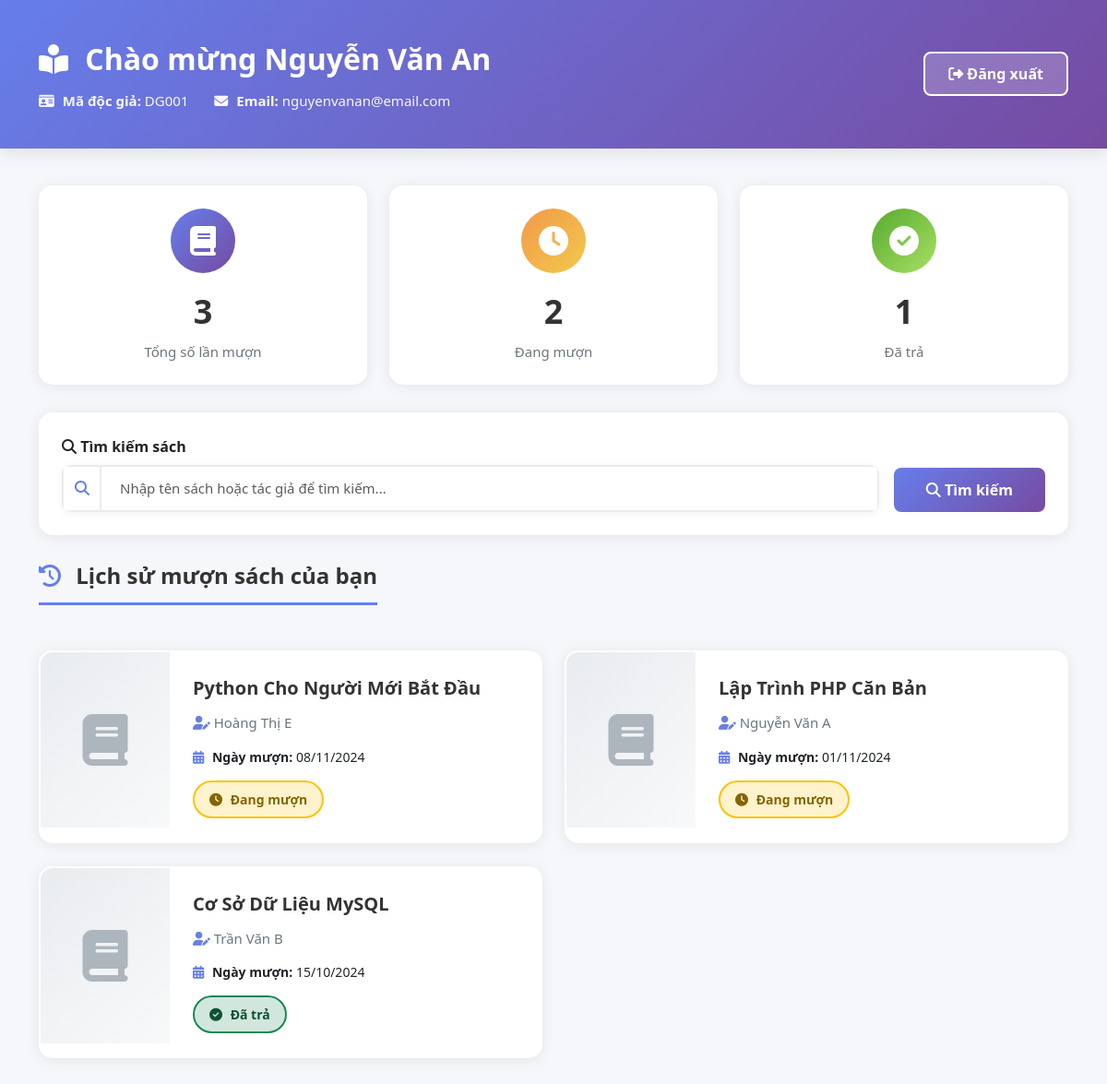
/trang_chu.php (signed in), run on the app's committed database.
### tables this page shows
CREATE TABLE DocGia (
    MaDG VARCHAR(10) PRIMARY KEY,
    HoTen VARCHAR(100) NOT NULL,
    Email VARCHAR(100),
    username VARCHAR(50) NOT NULL,
    FOREIGN KEY (username) REFERENCES Account(username) ON DELETE CASCADE ON UPDATE CASCADE
);

CREATE TABLE PhieuMuon (
    id INT PRIMARY KEY AUTO_INCREMENT,
    MaDG VARCHAR(10) NOT NULL,
    MaSach VARCHAR(10) NOT NULL,
    NgayMuon DATE NOT NULL,
    TrangThai VARCHAR(20) NOT NULL CHECK (TrangThai IN ('Đang mượn', 'Đã trả')),
    FOREIGN KEY (MaDG) REFERENCES DocGia(MaDG) ON DELETE CASCADE ON UPDATE CASCADE,
    FOREIGN KEY (MaSach) REFERENCES Sach(MaSach) ON DELETE CASCADE ON UPDATE CASCADE
);

CREATE TABLE Sach (
    MaSach VARCHAR(10) PRIMARY KEY,
    TenSach VARCHAR(200) NOT NULL,
    TacGia VARCHAR(100) NOT NULL,
    HinhAnh VARCHAR(255)
);

### trang_chu.php (the view, shortened to what this page needs)
<?php
require_once 'db_config.php';
$username = $_SESSION['username'];
$sql = "SELECT * FROM DocGia WHERE username = ?";
$stmt = $conn->prepare($sql);
$stmt->bind_param("s", $username);
$stmt->execute();
$docgia = $stmt->get_result()->fetch_assoc();
$search = isset($_GET['search']) ? escape($conn, $_GET['search']) : '';
$sql = "SELECT pm.*, s.TenSach, s.TacGia, s.HinhAnh
        FROM PhieuMuon pm
        INNER JOIN Sach s ON pm.MaSach = s.MaSach
        INNER JOIN DocGia dg ON pm.MaDG = dg.MaDG
        WHERE pm.MaDG = ?";
$sql .= " ORDER BY pm.NgayMuon DESC, pm.id DESC";
$stmt = $conn->prepare($sql);
if ($search) {
    $searchParam = "%$search%";
    $stmt->bind_param("sss", $docgia['MaDG'], $searchParam, $searchParam);
} else {
    $stmt->bind_param("s", $docgia['MaDG']);
}
$stmt->execute();
$phieuMuonList = $stmt->get_result();
$sqlStats = "SELECT
                COUNT(*) as total,
                SUM(CASE WHEN TrangThai = 'Đang mượn' THEN 1 ELSE 0 END) as dang_muon,
                SUM(CASE WHEN TrangThai = 'Đã trả' THEN 1 ELSE 0 END) as da_tra
             FROM PhieuMuon
             WHERE MaDG = ?";
$stmt = $conn->prepare($sqlStats);
$stmt->bind_param("s", $docgia['MaDG']);
$stmt->execute();
$stats = $stmt->get_result()->fetch_assoc();
?>
<!DOCTYPE html>
<html lang="vi">
<head>
    <link href="https://cdn.jsdelivr.net/npm/bootstrap@5.3.0/dist/css/bootstrap.min.css" rel="stylesheet">
    <link href="https://cdnjs.cloudflare.com/ajax/libs/font-awesome/6.4.0/css/all.min.css" rel="stylesheet">
</head>
<body>
    <div class="header">
        <div class="container">
            <div class="row align-items-center">
                <div class="col-md-8">
                    <div class="welcome-text">
                        <i class="fas fa-book-reader"></i>
                        Chào mừng <?php echo htmlspecialchars($docgia['HoTen']); ?>
                    </div>
                    <p class="user-info mb-0">
                        <i class="fas fa-id-card"></i>
                        <strong>Mã độc giả:</strong> <?php echo htmlspecialchars($docgia['MaDG']); ?>
                        <span class="ms-4">
                            <i class="fas fa-envelope"></i>
                            <strong>Email:</strong> <?php echo htmlspecialchars($docgia['Email']); ?>
                        </span>
                    </p>
                </div>
                <div class="col-md-4 text-end">
                    <a href="?logout=1" class="btn btn-logout" onclick="return confirm('Bạn có chắc muốn đăng xuất?')">
                        <i class="fas fa-sign-out-alt"></i> Đăng xuất
                    </a>
                </div>
            </div>
        </div>
    </div>
    <div class="container">
        <div class="stats-container">
            <div class="row">
                <div class="col-md-4">
                    <div class="stat-card primary">
                        <div class="icon">
                            <i class="fas fa-book"></i>
                        </div>
                        <div class="value"><?php echo $stats['total']; ?></div>
                        <div class="label">Tổng số lần mượn</div>
                    </div>
                </div>
                <div class="col-md-4">
                    <div class="stat-card warning">
                        <div class="icon">
                            <i class="fas fa-clock"></i>
                        </div>
                        <div class="value"><?php echo $stats['dang_muon']; ?></div>
                        <div class="label">Đang mượn</div>
                    </div>
                </div>
                <div class="col-md-4">
                    <div class="stat-card success">
                        <div class="icon">
                            <i class="fas fa-check-circle"></i>
                        </div>
                        <div class="value"><?php echo $stats['da_tra']; ?></div>
                        <div class="label">Đã trả</div>
                    </div>
                </div>
            </div>
        </div>
        <div class="search-box">
            <form method="GET" action="" class="row g-3 align-items-end">
                <div class="col-md-10">
                    <label class="form-label fw-bold">
                        <i class="fas fa-search"></i> Tìm kiếm sách
                    </label>
                    <div class="input-group">
                        <span class="input-group-text">
                            <i class="fas fa-search"></i>
                        </span>
                        <input type="text"
                               class="form-control"
                               name="search"
                               placeholder="Nhập tên sách hoặc tác giả để tìm kiếm..."
                               value="<?php echo htmlspecialchars($search); ?>">
                    </div>
                </div>
                <div class="col-md-2">
                    <button type="submit" class="btn btn-search w-100">
                        <i class="fas fa-search"></i> Tìm kiếm
                    </button>
                </div>
            </form>
        </div>
        <div class="mb-4">
            <h4 class="section-title">
                <i class="fas fa-history"></i> Lịch sử mượn sách của bạn
            </h4>
        </div>
        <?php if ($phieuMuonList->num_rows > 0): ?>
            <div class="row">
                <?php while ($phieu = $phieuMuonList->fetch_assoc()): ?>
                    <div class="col-md-6 col-lg-6">
                        <div class="book-card">
                            <div class="row g-0">
                                <div class="col-auto">
                                    <div class="book-image">
                                        <?php if ($phieu['HinhAnh'] && file_exists($phieu['HinhAnh'])): ?>
                                            <img src="<?php echo htmlspecialchars($phieu['HinhAnh']); ?>"
                                                 alt="<?php echo htmlspecialchars($phieu['TenSach']); ?>">
                                        <?php else: ?>
                                            <i class="fas fa-book"></i>
                                        <?php endif; ?>
                                    </div>
                                </div>
                                <div class="col">
                                    <div class="book-content">
                                        <h5 class="book-title">
                                            <?php echo htmlspecialchars($phieu['TenSach']); ?>
                                        </h5>
                                        <p class="book-author">
                                            <i class="fas fa-user-edit"></i>
                                            <?php echo htmlspecialchars($phieu['TacGia']); ?>
                                        </p>
                                        <div class="book-date">
                                            <i class="fas fa-calendar-alt"></i>
                                            <strong>Ngày mượn:</strong>
                                            <?php echo date('d/m/Y', strtotime($phieu['NgayMuon'])); ?>
                                        </div>
                                        <span class="status-badge <?php echo $phieu['TrangThai'] === 'Đang mượn' ? 'status-muon' : 'status-tra'; ?>">
                                            <i class="fas <?php echo $phieu['TrangThai'] === 'Đang mượn' ? 'fa-clock' : 'fa-check-circle'; ?>"></i>
                                            <?php echo htmlspecialchars($phieu['TrangThai']); ?>
                                        </span>
                                    </div>
                                </div>
                            </div>
                        </div>
                    </div>
                <?php endwhile; ?>
            </div>
        <?php endif; ?>
    </div>
</body>
</html>

### trang_chu.php (style rules this page uses)
body { background: #f5f7fa; font-family: 'Segoe UI', Tahoma, Geneva, Verdana, sans-serif; }
.header { background: linear-gradient(135deg, #667eea 0%, #764ba2 100%); color: white; padding: 40px 0; margin-bottom: 40px; box-shadow: 0 4px 20px rgba(0,0,0,0.1); }
.welcome-text { font-size: 2em; font-weight: 700; margin-bottom: 10px; }
.welcome-text i { margin-right: 10px; }
.user-info { font-size: 15px; opacity: 0.95; }
.user-info i { margin-right: 5px; }
.btn-logout { background: rgba(255,255,255,0.2); border: 2px solid white; color: white; font-weight: 600; padding: 10px 25px; border-radius: 8px; transition: all 0.3s ease; }
.stats-container { margin-bottom: 30px; }
.stat-card { background: white; padding: 25px; border-radius: 15px; box-shadow: 0 2px 15px rgba(0,0,0,0.08); text-align: center; transition: all 0.3s ease; }
.stat-card .icon { width: 70px; height: 70px; margin: 0 auto 15px; border-radius: 50%; display: flex; align-items: center; justify-content: center; font-size: 32px; }
.stat-card.primary .icon { background: linear-gradient(135deg, #667eea 0%, #764ba2 100%); color: white; }
.stat-card.success .icon { background: linear-gradient(135deg, #56ab2f 0%, #a8e063 100%); color: white; }
.stat-card.warning .icon { background: linear-gradient(135deg, #f2994a 0%, #f2c94c 100%); color: white; }
.stat-card .value { font-size: 36px; font-weight: 700; color: #333; margin-bottom: 5px; }
.stat-card .label { color: #6c757d; font-size: 15px; font-weight: 500; }
.search-box { background: white; padding: 25px; border-radius: 15px; box-shadow: 0 2px 15px rgba(0,0,0,0.08); margin-bottom: 30px; }
.search-box .input-group { box-shadow: 0 2px 10px rgba(0,0,0,0.05); border-radius: 10px; overflow: hidden; }
.search-box .form-control { border: 2px solid #e9ecef; padding: 12px 20px; font-size: 15px; }
.search-box .input-group-text { background: white; border: 2px solid #e9ecef; border-right: none; color: #667eea; }
.btn-search { background: linear-gradient(135deg, #667eea 0%, #764ba2 100%); border: none; color: white; font-weight: 600; padding: 12px 30px; border-radius: 8px; }
.section-title { font-size: 24px; font-weight: 700; color: #333; margin-bottom: 25px; padding-bottom: 15px; border-bottom: 3px solid #667eea; display: inline-block; }
.section-title i { color: #667eea; margin-right: 10px; }
.book-card { background: white; border-radius: 15px; box-shadow: 0 2px 15px rgba(0,0,0,0.08); margin-bottom: 25px; overflow: hidden; transition: all 0.3s ease; border: 2px solid transparent; }
.book-image { width: 140px; height: 190px; object-fit: cover; background: linear-gradient(135deg, #e9ecef 0%, #f8f9fa 100%); display: flex; align-items: center; justify-content: center; }
.book-image i { font-size: 56px; color: #adb5bd; }
.book-content { padding: 25px; }
.book-title { font-size: 20px; font-weight: 700; color: #333; margin-bottom: 12px; line-height: 1.4; }
.book-author { color: #6c757d; margin-bottom: 15px; font-size: 15px; }
.book-author i { color: #667eea; }
.book-date { margin-bottom: 15px; font-size: 14px; }
.book-date i { color: #667eea; margin-right: 5px; }
.status-badge { font-weight: 600; padding: 8px 16px; border-radius: 25px; font-size: 14px; display: inline-block; }
.status-muon { background: #fff3cd; color: #856404; border: 2px solid #ffc107; }
.status-tra { background: #d1e7dd; color: #0f5132; border: 2px solid #198754; }
.status-badge i { margin-right: 5px; }
.book-card { animation: fadeIn 0.5s ease-out; }

### data on the page
docgia: HoTen "Nguyễn Văn An", MaDG "DG001", Email "nguyenvanan@email.com"
phieumuon: MaSach.TenSach "Python Cho Người Mới Bắt Đầu", MaSach.TacGia "Hoàng Thị E", NgayMuon "08/11/2024", TrangThai "Đang mượn"
phieumuon: MaSach.TenSach "Lập Trình PHP Căn Bản", MaSach.TacGia "Nguyễn Văn A", NgayMuon "01/11/2024", TrangThai "Đang mượn"
phieumuon: MaSach.TenSach "Cơ Sở Dữ Liệu MySQL", MaSach.TacGia "Trần Văn B", NgayMuon "15/10/2024", TrangThai "Đã trả"

### other printed values
$stats['total'] "3"
$stats['dang_muon'] "2"
$stats['da_tra'] "1"
